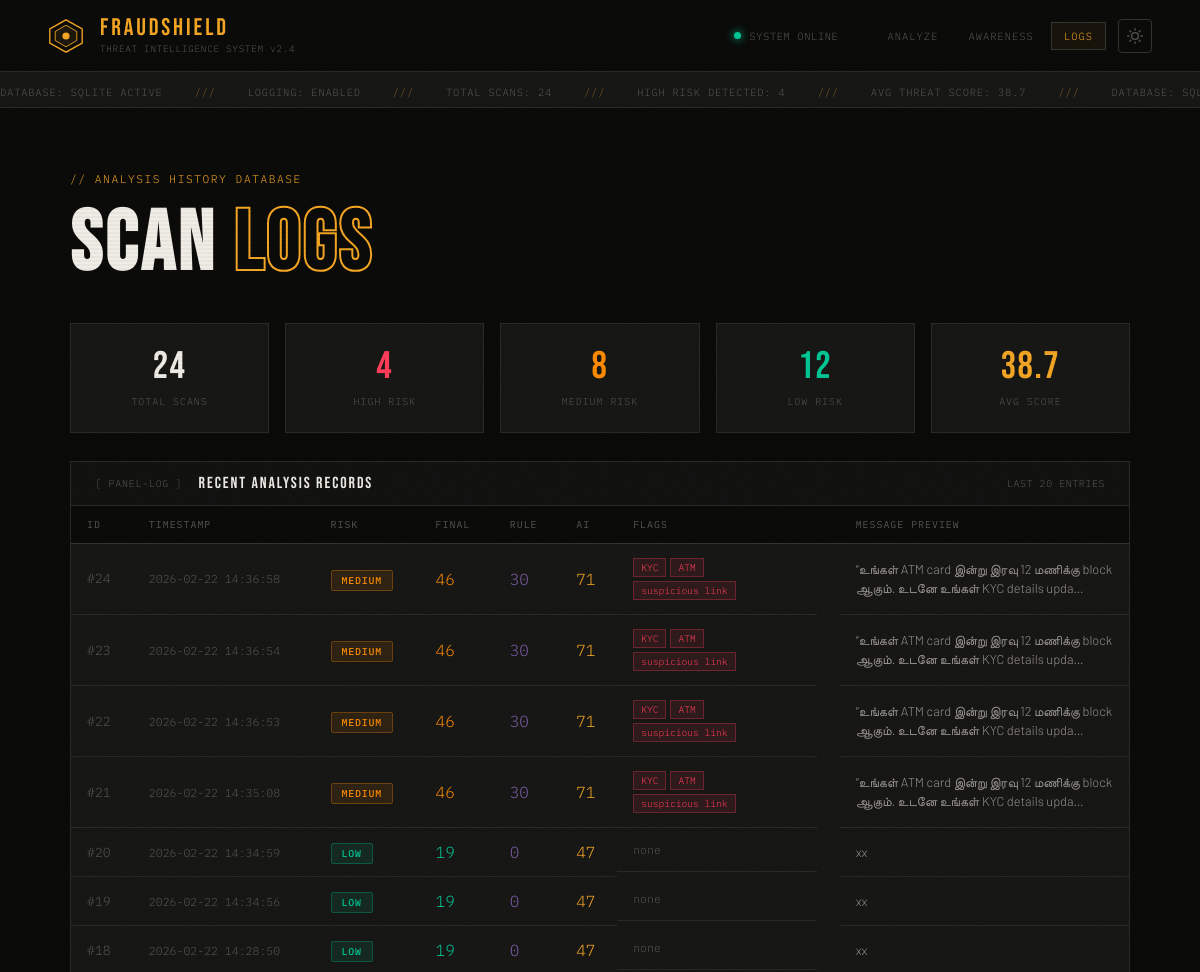
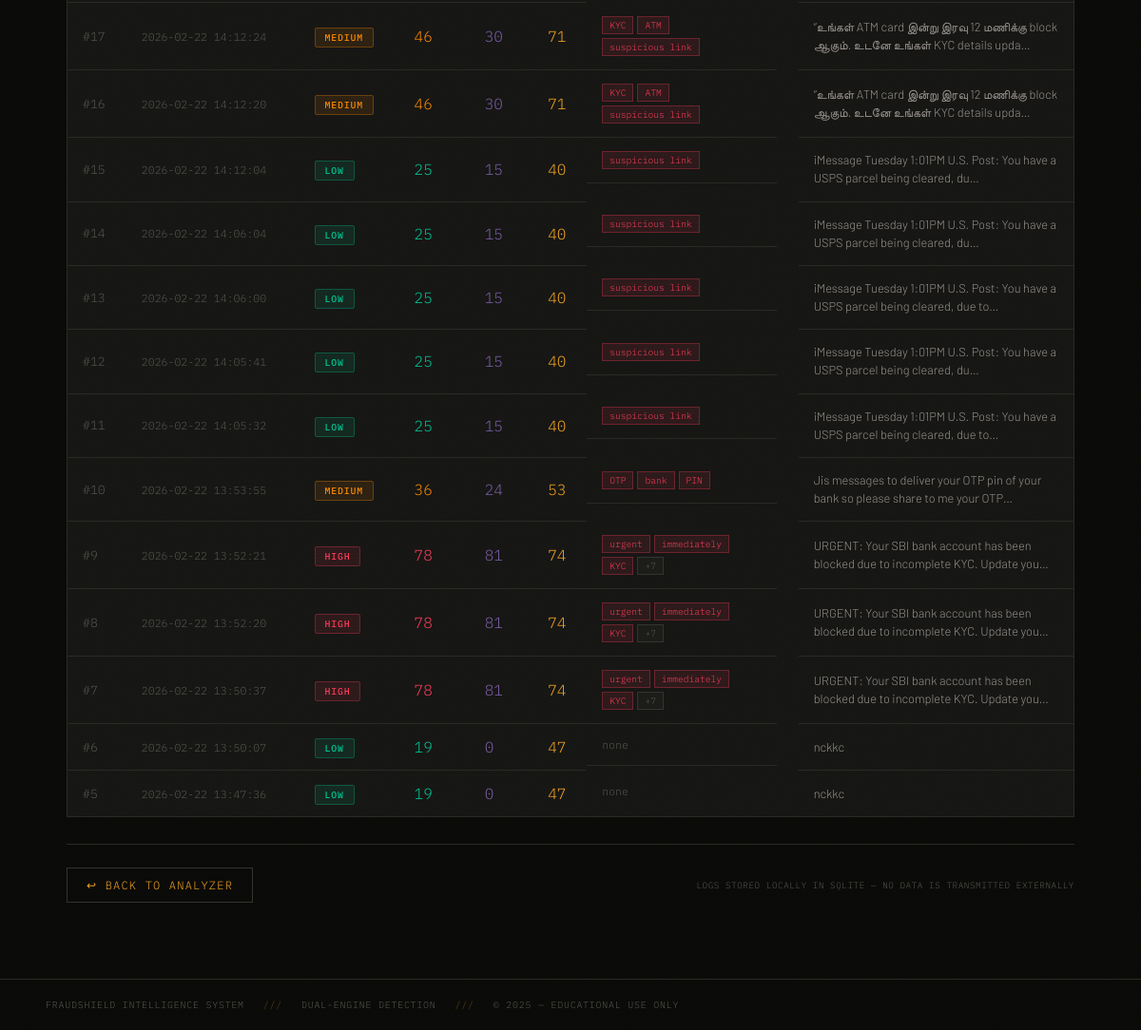
Page /logs on the committed database (2 pictures, top to bottom).
### tables this page shows
CREATE TABLE analysis_logs (
            id          INTEGER PRIMARY KEY AUTOINCREMENT,
            message     TEXT    NOT NULL,
            rule_score  INTEGER NOT NULL,
            ai_score    INTEGER NOT NULL,
            final_score INTEGER NOT NULL,
            risk_level  TEXT    NOT NULL,
            flags       TEXT    NOT NULL,
            analyzed_at TEXT    NOT NULL
        );

### app.py (the view)
@app.route("/logs")
def logs():
    recent = get_recent_logs(limit=20)
    stats  = get_stats()
    return render_template("logs.html", logs=recent, stats=stats)

### database.py (called while the page is built)
def get_recent_logs(limit=10):
    conn = sqlite3.connect(DB_PATH)
    conn.row_factory = sqlite3.Row
    cursor = conn.cursor()
    cursor.execute("""
        SELECT * FROM analysis_logs
        ORDER BY id DESC
        LIMIT ?
    """, (limit,))
    rows = [dict(row) for row in cursor.fetchall()]
    conn.close()
    return rows

def get_stats():
    conn = sqlite3.connect(DB_PATH)
    cursor = conn.cursor()
    cursor.execute("SELECT COUNT(*) FROM analysis_logs")
    total = cursor.fetchone()[0]
    cursor.execute("SELECT COUNT(*) FROM analysis_logs WHERE risk_level = 'HIGH'")
    high = cursor.fetchone()[0]
    cursor.execute("SELECT COUNT(*) FROM analysis_logs WHERE risk_level = 'MEDIUM'")
    medium = cursor.fetchone()[0]
    cursor.execute("SELECT COUNT(*) FROM analysis_logs WHERE risk_level = 'LOW'")
    low = cursor.fetchone()[0]
    cursor.execute("SELECT ROUND(AVG(final_score), 1) FROM analysis_logs")
    avg_score = cursor.fetchone()[0] or 0
    conn.close()
    return {
        "total": total,
        "high": high,
        "medium": medium,
        "low": low,
        "avg_score": avg_score
    }

### templates/logs.html (shortened to what this page needs)
<!DOCTYPE html>
<html lang="en">
<head>
  <link rel="stylesheet" href="{{ url_for('static', filename='style.css') }}">
</head>
<body>
  <header>
    <div class="header-left">
      <div class="logo">
        <div class="logo-text">
          <span class="logo-name">FRAUDSHIELD</span>
          <span class="logo-sub">THREAT INTELLIGENCE SYSTEM v2.4</span>
        </div>
      </div>
    </div>
    <div class="header-right">
      <div class="status-item">
        <span class="status-dot pulse"></span>
        <span class="status-label">SYSTEM ONLINE</span>
      </div>
      <nav class="header-nav">
        <a href="/" class="nav-link mono">ANALYZE</a>
        <a href="/#awareness" class="nav-link mono">AWARENESS</a>
        <a href="/logs" class="nav-link mono active">LOGS</a>
        <button class="theme-toggle" id="themeToggle" onclick="toggleTheme()" title="Toggle light/dark mode">
        </button>
      </nav>
    </div>
  </header>
  <div class="ticker-wrap">
    <div class="ticker-track">
      <span>DATABASE: SQLITE ACTIVE</span><span class="sep">///</span>
      <span>LOGGING: ENABLED</span><span class="sep">///</span>
      <span>TOTAL SCANS: {{ stats.total }}</span><span class="sep">///</span>
      <span>HIGH RISK DETECTED: {{ stats.high }}</span><span class="sep">///</span>
      <span>AVG THREAT SCORE: {{ stats.avg_score }}</span><span class="sep">///</span>
      <span>DATABASE: SQLITE ACTIVE</span><span class="sep">///</span>
    </div>
  </div>
  <main>
    <div class="logs-hero">
      <div class="hero-label mono">// ANALYSIS HISTORY DATABASE</div>
      <h1 class="hero-title" style="font-size: clamp(3rem,7vw,5.5rem);">SCAN <span class="outline-text">LOGS</span></h1>
    </div>
    <div class="stat-cards">
      <div class="stat-card">
        <div class="stat-card-num">{{ stats.total }}</div>
        <div class="stat-card-label mono">TOTAL SCANS</div>
      </div>
      <div class="stat-card high-card">
        <div class="stat-card-num" style="color:var(--high)">{{ stats.high }}</div>
        <div class="stat-card-label mono">HIGH RISK</div>
      </div>
      <div class="stat-card medium-card">
        <div class="stat-card-num" style="color:var(--medium)">{{ stats.medium }}</div>
        <div class="stat-card-label mono">MEDIUM RISK</div>
      </div>
      <div class="stat-card low-card">
        <div class="stat-card-num" style="color:var(--low)">{{ stats.low }}</div>
        <div class="stat-card-label mono">LOW RISK</div>
      </div>
      <div class="stat-card">
        <div class="stat-card-num" style="color:var(--amber)">{{ stats.avg_score }}</div>
        <div class="stat-card-label mono">AVG SCORE</div>
      </div>
    </div>
    <div class="panel logs-panel">
      <div class="panel-header">
        <span class="panel-id mono">[ PANEL-LOG ]</span>
        <span class="panel-title">RECENT ANALYSIS RECORDS</span>
        <span class="panel-status mono">LAST 20 ENTRIES</span>
      </div>
      {% if logs %}
      <div class="logs-table-wrap">
        <table class="logs-table">
          <thead>
            <tr>
              <th class="mono">ID</th>
              <th class="mono">TIMESTAMP</th>
              <th class="mono">RISK</th>
              <th class="mono">FINAL</th>
              <th class="mono">RULE</th>
              <th class="mono">AI</th>
              <th class="mono">FLAGS</th>
              <th class="mono">MESSAGE PREVIEW</th>
            </tr>
          </thead>
          <tbody>
            {% for log in logs %}
            <tr class="log-row risk-row-{{ log.risk_level }}">
              <td class="mono muted">#{{ log.id }}</td>
              <td class="mono muted small">{{ log.analyzed_at }}</td>
              <td>
                <span class="risk-pill {{ log.risk_level }}">{{ log.risk_level }}</span>
              </td>
              <td class="mono score-cell final-{{ log.risk_level }}">{{ log.final_score }}</td>
              <td class="mono score-cell rule-col">{{ log.rule_score }}</td>
              <td class="mono score-cell ai-col">{{ log.ai_score }}</td>
              <td class="flags-cell">
                {% if log.flags %}
                {% for flag in log.flags.split(', ')[:3] %}
                <span class="mini-flag">{{ flag }}</span>
                {% endfor %}
                {% if log.flags.split(', ')|length > 3 %}
                <span class="mini-flag more">+{{ log.flags.split(', ')|length - 3 }}</span>
                {% endif %}
                {% else %}
                <span class="muted mono small">none</span>
                {% endif %}
              </td>
              <td class="preview-cell">{{ log.message[:80] }}{% if log.message|length > 80 %}…{% endif %}</td>
            </tr>
            {% endfor %}
          </tbody>
        </table>
      </div>
      {% else %}
      <div class="empty-logs">
        <div class="empty-icon mono">[ NO RECORDS ]</div>
        <p>No messages have been analyzed yet. <a href="/" class="amber-link">Run your first scan →</a></p>
      </div>
      {% endif %}
    </div>
    <div class="action-row">
      <a href="/" class="reset-btn mono">↩ BACK TO ANALYZER</a>
      <div class="disclaimer mono">LOGS STORED LOCALLY IN SQLITE — NO DATA IS TRANSMITTED EXTERNALLY</div>
    </div>
  </main>
  <footer>
    <div class="footer-inner">
      <span class="mono">FRAUDSHIELD INTELLIGENCE SYSTEM</span>
      <span class="footer-sep">///</span>
      <span class="mono">DUAL-ENGINE DETECTION</span>
      <span class="footer-sep">///</span>
      <span class="mono">© 2025 — EDUCATIONAL USE ONLY</span>
    </div>
  </footer>
</body>
</html>

### rows in the picture
analysis_logs: id "24", analyzed_at "2026-02-22 14:36:58", risk_level "MEDIUM", final_score "46", rule_score "30", ai_score "71", 3 "KYC" "ATM" "suspicious link", message "“உங்கள் ATM card இன்று இரவு 12 மணிக்கு block ஆகும். உடனே உங்கள் KYC details upda"
analysis_logs: id "23", analyzed_at "2026-02-22 14:36:54", risk_level "MEDIUM", final_score "46", rule_score "30", ai_score "71", 3 "KYC" "ATM" "suspicious link", message "“உங்கள் ATM card இன்று இரவு 12 மணிக்கு block ஆகும். உடனே உங்கள் KYC details upda"
analysis_logs: id "22", analyzed_at "2026-02-22 14:36:53", risk_level "MEDIUM", final_score "46", rule_score "30", ai_score "71", 3 "KYC" "ATM" "suspicious link", message "“உங்கள் ATM card இன்று இரவு 12 மணிக்கு block ஆகும். உடனே உங்கள் KYC details upda"
analysis_logs: id "21", analyzed_at "2026-02-22 14:35:08", risk_level "MEDIUM", final_score "46", rule_score "30", ai_score "71", 3 "KYC" "ATM" "suspicious link", message "“உங்கள் ATM card இன்று இரவு 12 மணிக்கு block ஆகும். உடனே உங்கள் KYC details upda"
analysis_logs: id "20", analyzed_at "2026-02-22 14:34:59", risk_level "LOW", final_score "19", rule_score "0", ai_score "47", flags "none", message "xx"
analysis_logs: id "19", analyzed_at "2026-02-22 14:34:56", risk_level "LOW", final_score "19", rule_score "0", ai_score "47", flags "none", message "xx"
analysis_logs: id "18", analyzed_at "2026-02-22 14:28:50", risk_level "LOW", final_score "19", rule_score "0", ai_score "47", flags "none", message "xx"
analysis_logs: id "17", analyzed_at "2026-02-22 14:12:24", risk_level "MEDIUM", final_score "46", rule_score "30", ai_score "71", 3 "KYC" "ATM" "suspicious link", message "“உங்கள் ATM card இன்று இரவு 12 மணிக்கு block ஆகும். உடனே உங்கள் KYC details upda"
analysis_logs: id "16", analyzed_at "2026-02-22 14:12:20", risk_level "MEDIUM", final_score "46", rule_score "30", ai_score "71", 3 "KYC" "ATM" "suspicious link", message "“உங்கள் ATM card இன்று இரவு 12 மணிக்கு block ஆகும். உடனே உங்கள் KYC details upda"
analysis_logs: id "15", analyzed_at "2026-02-22 14:12:04", risk_level "LOW", final_score "25", rule_score "15", ai_score "40", flags "suspicious link", message "iMessage Tuesday 1:01PM U.S. Post: You have a USPS parcel being cleared, du"
analysis_logs: id "14", analyzed_at "2026-02-22 14:06:04", risk_level "LOW", final_score "25", rule_score "15", ai_score "40", flags "suspicious link", message "iMessage Tuesday 1:01PM U.S. Post: You have a USPS parcel being cleared, du"
analysis_logs: id "13", analyzed_at "2026-02-22 14:06:00", risk_level "LOW", final_score "25", rule_score "15", ai_score "40", flags "suspicious link", message "iMessage Tuesday 1:01PM U.S. Post: You have a USPS parcel being cleared, due to"
analysis_logs: id "12", analyzed_at "2026-02-22 14:05:41", risk_level "LOW", final_score "25", rule_score "15", ai_score "40", flags "suspicious link", message "iMessage Tuesday 1:01PM U.S. Post: You have a USPS parcel being cleared, du"
analysis_logs: id "11", analyzed_at "2026-02-22 14:05:32", risk_level "LOW", final_score "25", rule_score "15", ai_score "40", flags "suspicious link", message "iMessage Tuesday 1:01PM U.S. Post: You have a USPS parcel being cleared, due to"
analysis_logs: id "10", analyzed_at "2026-02-22 13:53:55", risk_level "MEDIUM", final_score "36", rule_score "24", ai_score "53", 3 "OTP" "bank" "PIN", message "Jis messages to deliver your OTP pin of your bank so please share to me your OTP"
analysis_logs: id "9", analyzed_at "2026-02-22 13:52:21", risk_level "HIGH", final_score "78", rule_score "81", ai_score "74", 3 "urgent" "immediately" "KYC", flags.split|length "7", message "URGENT: Your SBI bank account has been blocked due to incomplete KYC. Update you"
analysis_logs: id "8", analyzed_at "2026-02-22 13:52:20", risk_level "HIGH", final_score "78", rule_score "81", ai_score "74", 3 "urgent" "immediately" "KYC", flags.split|length "7", message "URGENT: Your SBI bank account has been blocked due to incomplete KYC. Update you"
analysis_logs: id "7", analyzed_at "2026-02-22 13:50:37", risk_level "HIGH", final_score "78", rule_score "81", ai_score "74", 3 "urgent" "immediately" "KYC", flags.split|length "7", message "URGENT: Your SBI bank account has been blocked due to incomplete KYC. Update you"
analysis_logs: id "6", analyzed_at "2026-02-22 13:50:07", risk_level "LOW", final_score "19", rule_score "0", ai_score "47", flags "none", message "nckkc"
analysis_logs: id "5", analyzed_at "2026-02-22 13:47:36", risk_level "LOW", final_score "19", rule_score "0", ai_score "47", flags "none", message "nckkc"

### other values in the picture
{{ stats.total }} "24"
{{ stats.high }} "4"
{{ stats.avg_score }} "38.7"
{{ stats.medium }} "8"
{{ stats.low }} "12"
